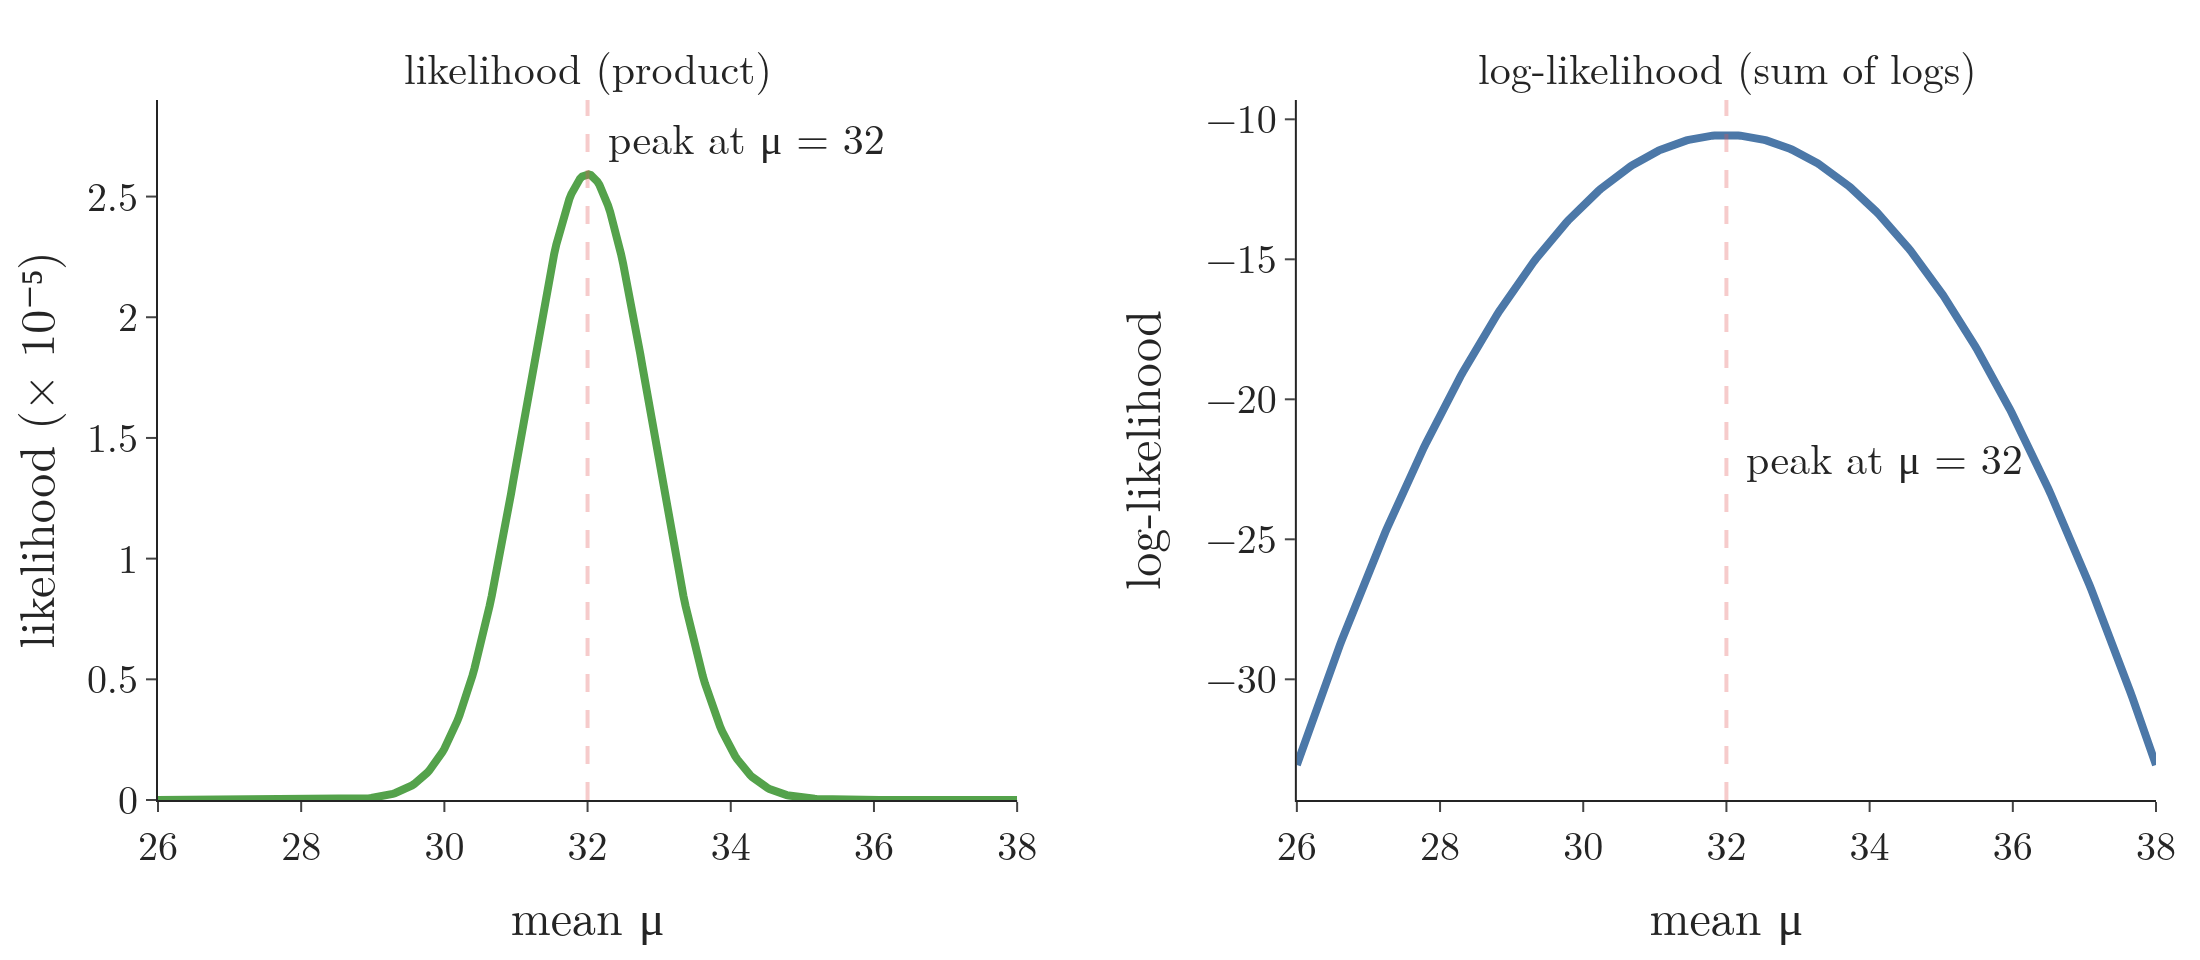

Reproduce this figure in Python.
"""The likelihood and the log-likelihood of the five mouse weights (sigma = 2) against the mean: different shapes,
same peak at mu = 32. The log turns the tall narrow bump into a smooth upside-down parabola."""
from pathlib import Path

import numpy as np
import plotly.graph_objects as go
from plotly.subplots import make_subplots
from scipy import stats

HERE = Path(__file__).parent
BLUE, ORANGE, GREEN, RED, GREY = "#4C78A8", "#F58518", "#54A24B", "#E45756", "#6B6B6B"
X = np.array([29, 31, 32, 33, 35.0])
mu = np.linspace(26, 38, 400)
logL = np.array([stats.norm(m, 2).logpdf(X).sum() for m in mu])
assert abs(mu[logL.argmax()] - 32) < 0.05

fig = make_subplots(rows=1, cols=2, horizontal_spacing=0.14,
                    subplot_titles=("likelihood (product)", "log-likelihood (sum of logs)"))
fig.add_trace(go.Scatter(x=mu, y=np.exp(logL) * 1e5, mode="lines", line=dict(color=GREEN, width=4)), 1, 1)
fig.add_trace(go.Scatter(x=mu, y=logL, mode="lines", line=dict(color=BLUE, width=4)), 1, 2)
for col in (1, 2):
    fig.add_vline(x=32, line=dict(color=RED, dash="dash", width=2), row=1, col=col)
fig.add_annotation(x=32, y=2.75, text="peak at μ = 32", showarrow=False, xanchor="left", xshift=8, row=1, col=1)
fig.add_annotation(x=32, y=-22, text="peak at μ = 32", showarrow=False, xanchor="left", xshift=8, row=1, col=2)
fig.update_xaxes(title_text="mean μ")
fig.update_yaxes(title_text="likelihood (× 10⁻⁵)", range=[0, 2.9], row=1, col=1)
fig.update_yaxes(title_text="log-likelihood", row=1, col=2)
fig.update_layout(template="simple_white", width=1100, height=480, showlegend=False,
                  font=dict(family="Latin Modern Roman", size=20), margin=dict(l=70, r=20, t=50, b=60))
fig.update_annotations(font_size=21)
fig.write_image(HERE / "log_same_peak.png", scale=2)
fig.write_image(HERE / "log_same_peak.pdf")
